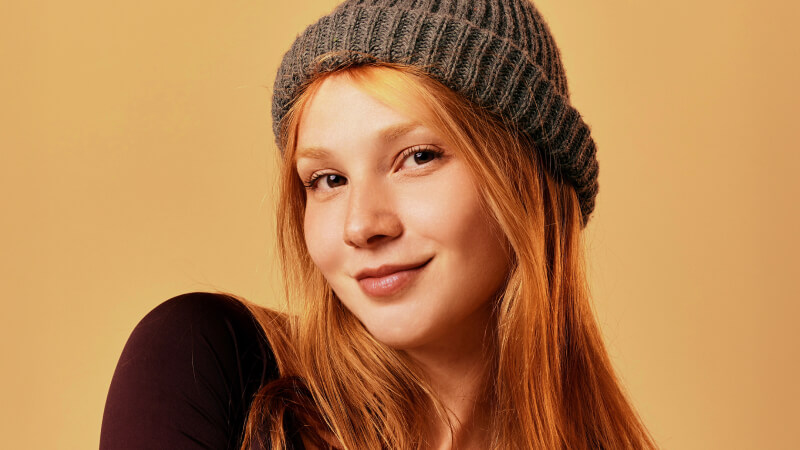
#> input picture assets/input.png, 800 x 450 px; its folder holds 7 pictures in this run
$ python 05_bitwise_ops_and_thresholding.py
#> lines starting #> are read from the running program, lines starting #| are printed output that depends on the picture; after the words box and inside, x2 and y2 are one past the last pixel; in counts of white or black regions, pixels touching at a corner belong together
# Concept: Bitwise Operations and Thresholding
# Bitwise ops treat each pixel like a binary number and apply logic (NOT, AND, OR).
# Thresholding converts a grayscale image into pure black-and-white based on a cutoff value.

import cv2
import numpy as np
from constants import input_img

img = cv2.imread(input_img)
#> img is the input picture: shape (450, 800, 3); mean B, G, R 80.2, 129.5, 181.4
gray = cv2.cvtColor(img, cv2.COLOR_BGR2GRAY)
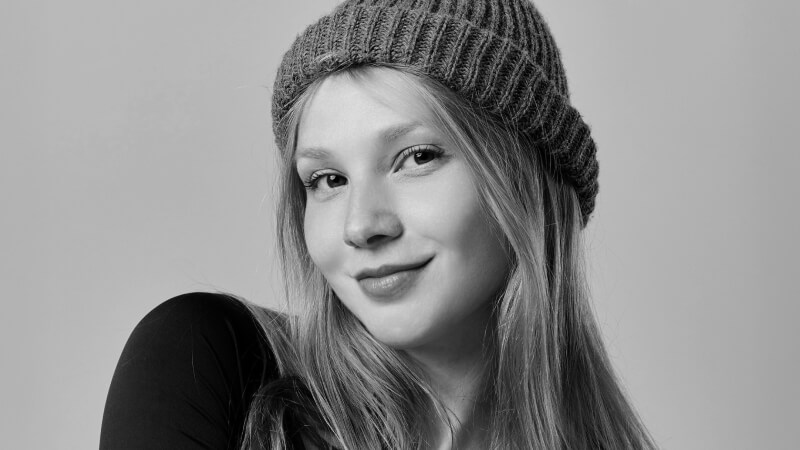
#> gray: shape (450, 800); min 0, max 222, mean 139.4

# --- BITWISE NOT ---
# Inverts every pixel: 0 becomes 255, 255 becomes 0 (photo negative effect)
inverted_img = cv2.bitwise_not(img)
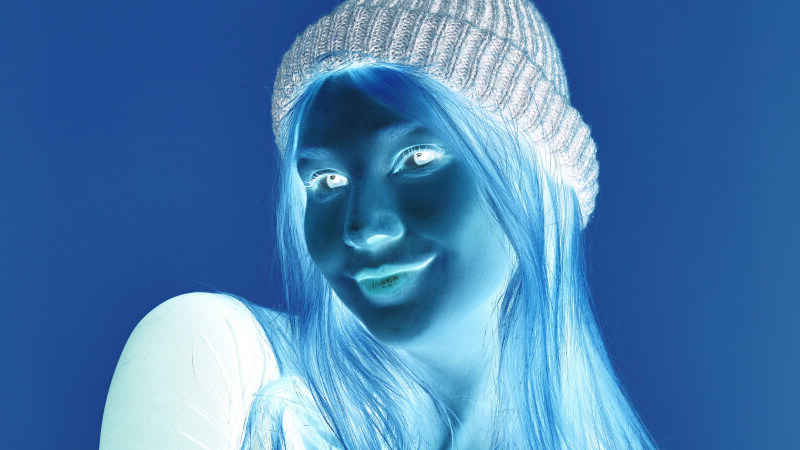
#> inverted_img: shape (450, 800, 3); mean B, G, R 174.8, 125.5, 73.6
cv2.imshow('Original', img)
cv2.imshow('NOT (Inverted)', inverted_img)
cv2.waitKey(0)
cv2.destroyAllWindows()

# --- MASKING WITH BITWISE AND ---
# A mask is a grayscale image where white (255) = keep and black (0) = discard
mask = np.zeros(img.shape[:2], dtype="uint8")   # Start with a fully black mask
cv2.circle(mask, (250, 250), 200, 255, -1)       # Draw white circle: only this area shows
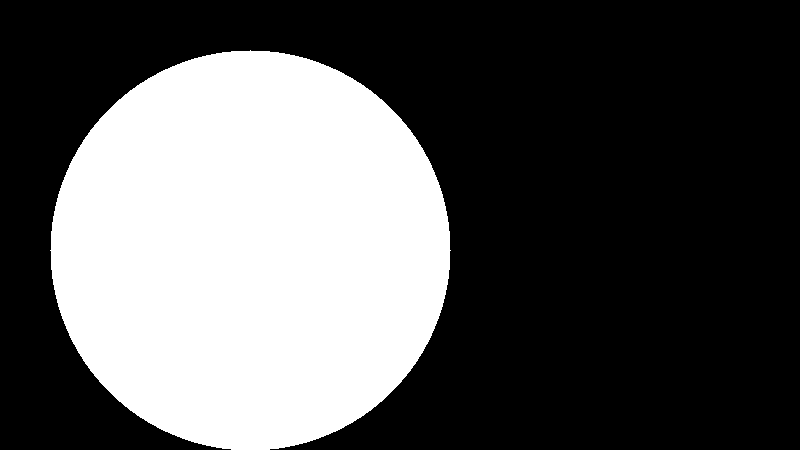
#> mask: shape (450, 800); 34.9% white; 1 white region, box (x1, y1, x2, y2) and area: (50, 50, 451, 450) 125628

mask_inv = cv2.bitwise_not(mask)                 # Invert the mask (everything outside shows)

# bitwise_and keeps only pixels where the mask is white (255)
masked_img = cv2.bitwise_and(img, img, mask=mask)

# bitwise_or passes through any non-zero pixel from either source
masked_img_or = cv2.bitwise_or(img, img, mask=mask)

cv2.imshow("Original", img)
cv2.imshow("The Mask", mask)
cv2.imshow("Mask NOT (Inverted)", mask_inv)
cv2.imshow("Masked Output (bitwise_and)", masked_img)
cv2.imshow("Masked image using OR (bitwise_or)", masked_img_or)
cv2.waitKey(0)
cv2.destroyAllWindows()

# --- GEOMETRY ---
cropped = img[100:400, 100:400]     # Slice the array: [y_start:y_end, x_start:x_end]
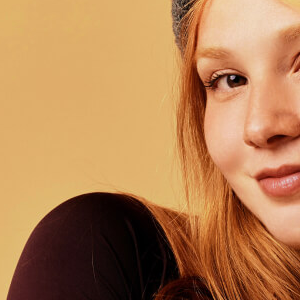
#> cropped: shape (300, 300, 3); mean B, G, R 82.9, 128.4, 179.1
flipped = cv2.flip(img, 1)          # 1 = horizontal flip, 0 = vertical flip

# --- THRESHOLDING ---
# Simple Binary: if pixel > 127, set to 255 (white); otherwise 0 (black)
_, thresh = cv2.threshold(gray, 127, 255, cv2.THRESH_BINARY)
#> thresh: shape (450, 800); 66.9% white; 126 black regions (121 under 20 px), largest, box (x1, y1, x2, y2) and area: (99, 0, 654, 450) 116574, (354, 254, 436, 302) 1425, (345, 222, 404, 253) 785, (385, 134, 399, 144) 65, (277, 217, 279, 235) 24

# Adaptive: uses a local neighborhood average instead of one global value
# Handles uneven lighting better than simple thresholding
adaptive = cv2.adaptiveThreshold(gray, 255, cv2.ADAPTIVE_THRESH_GAUSSIAN_C,
                                 cv2.THRESH_BINARY, 11, 2)
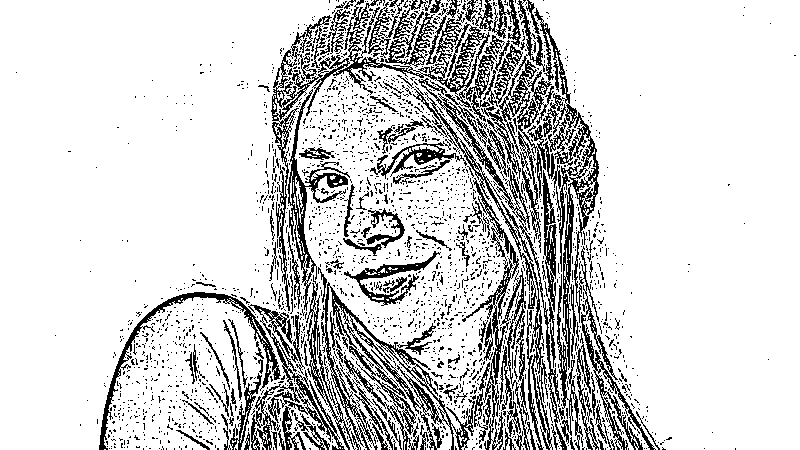
#> adaptive: shape (450, 800); 82.5% white; black in thin lines or dots

cv2.imshow('Cropped', cropped)
cv2.imshow('Flipped', flipped)
cv2.imshow('Binary Threshold', thresh)
cv2.imshow('Adaptive Threshold', adaptive)
cv2.waitKey(0)
cv2.destroyAllWindows()

# --- LIVE THRESHOLD TRACKBAR ---
# A trackbar lets you drag a slider to change the threshold value in real time.
# Otsu's method automatically picks the best threshold value for comparison.

# Compute Otsu threshold once to use as a reference label
otsu_val, _ = cv2.threshold(gray, 0, 255, cv2.THRESH_BINARY + cv2.THRESH_OTSU)
#> otsu_val = 116

window_name = "Live Threshold (drag slider) vs Otsu"
cv2.namedWindow(window_name)
cv2.createTrackbar("Threshold", window_name, 127, 255, lambda x: None)  # Slider from 0 to 255

while True:
    # Read the current slider position
    t = cv2.getTrackbarPos("Threshold", window_name)

    # Apply manual threshold at slider value
    _, manual = cv2.threshold(gray, t, 255, cv2.THRESH_BINARY)

    # Apply Otsu threshold (always the same, shown as a static comparison)
    _, otsu = cv2.threshold(gray, 0, 255, cv2.THRESH_BINARY + cv2.THRESH_OTSU)
#> otsu: shape (450, 800); 69.1% white; 144 black regions (137 under 20 px), largest, box (x1, y1, x2, y2) and area: (99, 0, 654, 450) 106855, (280, 121, 348, 277) 2305, (355, 254, 436, 300) 1079

    # Convert single-channel results to BGR so they can be stacked next to each other
    manual_bgr = cv2.cvtColor(manual, cv2.COLOR_GRAY2BGR)
    otsu_bgr   = cv2.cvtColor(otsu,   cv2.COLOR_GRAY2BGR)

    # Label each panel
    cv2.putText(manual_bgr, f"Manual: {t}", (10, 30),
                cv2.FONT_HERSHEY_SIMPLEX, 0.8, (0, 200, 0), 2)
#> manual_bgr: shape (450, 800, 3); mean B, G, R 169.9, 170.4, 169.9
    cv2.putText(otsu_bgr, f"Otsu: {int(otsu_val)}", (10, 30),
                cv2.FONT_HERSHEY_SIMPLEX, 0.8, (0, 100, 255), 2)
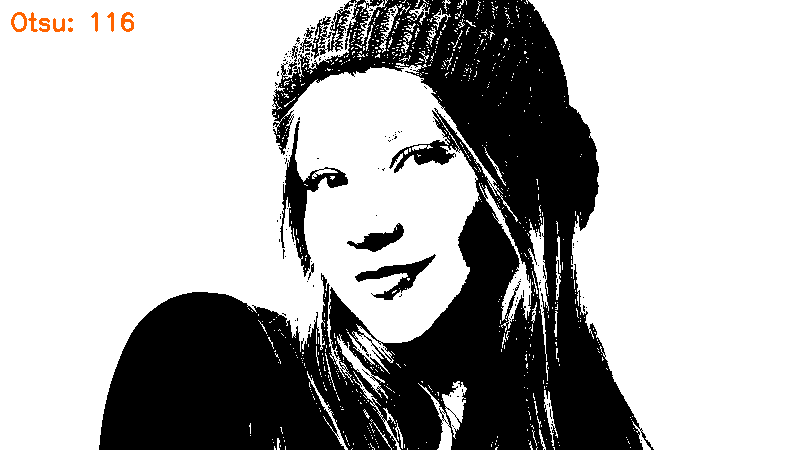
#> otsu_bgr: shape (450, 800, 3); mean B, G, R 175.6, 175.8, 176.1

    # Place the two panels side by side in one window
    combined = np.hstack([manual_bgr, otsu_bgr])
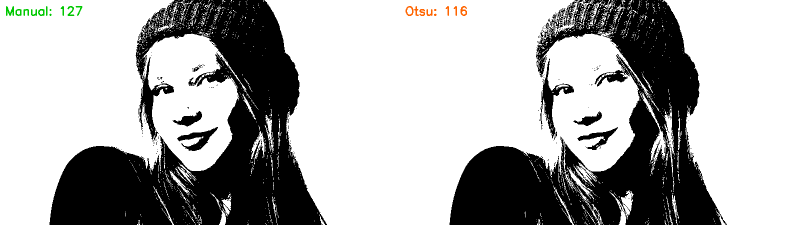
#> combined: shape (450, 1600, 3) (shown at 1/2 size); mean B, G, R 172.7, 173.1, 173
    cv2.imshow(window_name, combined)

    if cv2.waitKey(30) & 0xFF != 255:  # Any key press exits
#> (key Esc is pressed here)
        break

cv2.destroyAllWindows()
